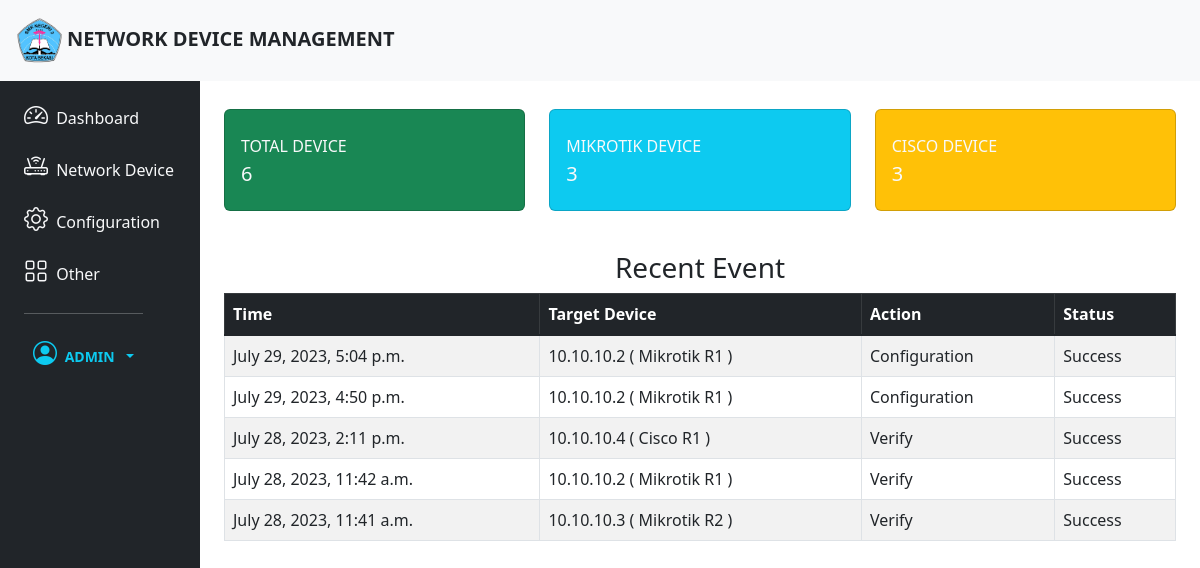
The app's page / (signed in), older data.
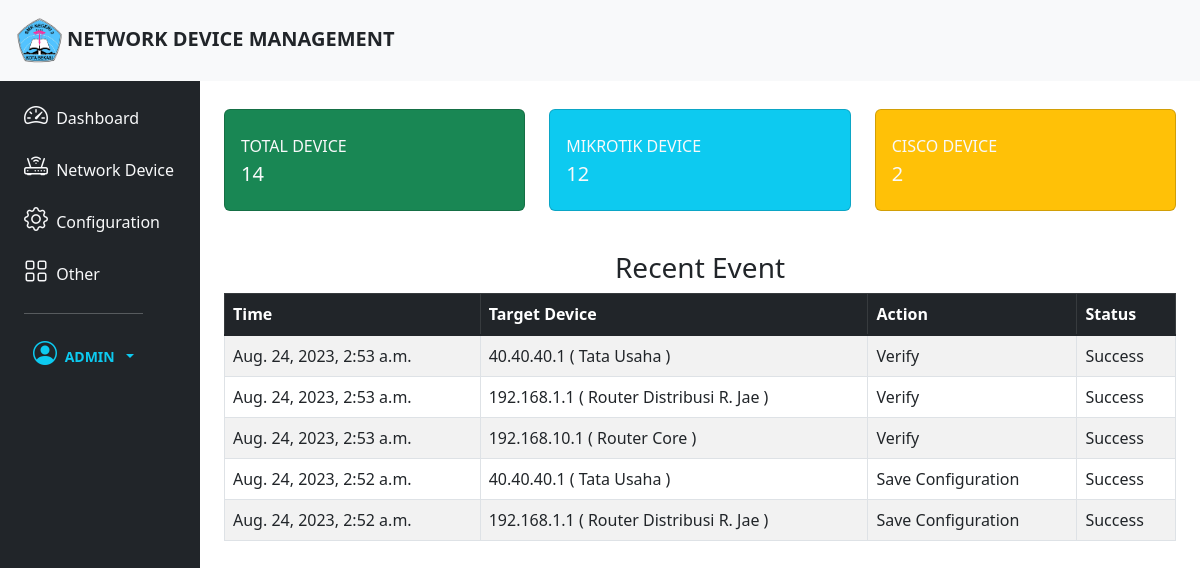
The same page, newer data.
### NetworkManager/models.py (models this page shows, shortened)
class Log(models.Model):
    target = models.CharField(max_length=255)
    action = models.CharField(max_length=255)
    status = models.CharField(max_length=255)
    time = models.DateTimeField(null=True)
    message = models.CharField(max_length=255, blank=True)

### NetworkManager/views.py (the view)
# urls.py: 2. Add a URL to urlpatterns:  path('', views.home, name='home')
@login_required
def home(request):
    all_devices = Device.objects.all()
    cisco_device = Device.objects.filter(vendor='cisco')
    mikrotik_device = Device.objects.filter(vendor='mikrotik')
    recent_event = Log.objects.all().order_by("-id")[:5]
    context = {
        'total_devices': len(all_devices),
        'cisco_device': len(cisco_device),
        'mikrotik_device': len(mikrotik_device),
        'recent_event': recent_event
    }
    return render(request, 'home.html', context)

### templates/home.html
{% extends 'base.html' %}
{% block content %}
<div class="col py-1">
    <div class="container">
        <div class="row">
            <div class="col-xl-4 col-md-4">
                <div class="card bg-success h-10 py-2 my-4">
                    <a href="{% url 'devices' %}" style="text-decoration:none;">
                        <div class="card-body">
                            <div class="row align-items-center">
                                <div class="text-xs text-light text-uppercase mb-1">Total Device
                                </div>
                                <div class="h5 mb-0 font-weight-bold text-light">{{ total_devices }}</div>
                            </div>
                        </div>
                    </a>
                </div>
            </div>
            <div class="col-xl-4 col-md-4">
                <div class="card bg-info h-10 py-2 my-4">
                    <a href="{% url 'devices' %}" style="text-decoration:none;">
                        <div class="card-body">
                            <div class="row align-items-center">
                                <div class="text-xs text-light text-uppercase mb-1">Mikrotik Device
                                </div>
                                <div class="h5 mb-0 font-weight-bold text-light">{{ mikrotik_device }}</div>
                            </div>
                        </div>
                    </a>
                </div>
            </div>
            <div class="col-xl-4 col-md-4">
                <div class="card bg-warning h-10 py-2 my-4">
                    <a href="{% url 'devices' %}" style="text-decoration:none;">
                        <div class="card-body">
                            <div class="row align-items-center">
                                <div class="text-xs text-light text-uppercase mb-1">Cisco Device
                                </div>
                                <div class="h5 mb-0 font-weight-bold text-light">{{ cisco_device }}</div>
                            </div>
                        </div>
                    </a>
                </div>
            </div>
        </div>
        <div class="row">
            <h3 class="text-center mt-3">Recent Event</h3>
            <div class="container table-responsive" >
                <table class="table table-striped table-bordered table-hover">
                    <thead class="table-dark">
                        <tr>
                            <th scope="col">Time</th>
                            <th scope="col">Target Device</th>
                            <th scope="col">Action</th>
                            <th scope="col">Status</th>
                        </tr>
                    </thead>
                    <tbody class="table-group-divider">
                        {% for log in recent_event %}
                        <tr>
                            <td>{{log.time}}</td>
                            <td>{{log.target}}</td>
                            <td>{{log.action}}</td>
                            <td>{{log.status}}</td>
                        </tr>
                        {% endfor %}
                    </tbody>
                </table>
            </div>
        </div>
    </div>
</div>
{% endblock content %}

### templates/base.html (shortened to what this page needs)
<!DOCTYPE html>
<html lang="en">
<head>
    {% load static %}
    <link rel="stylesheet" href="{% static 'bootstrap-5.3.0-dist/css/bootstrap.min.css' %}">
    <link rel="stylesheet" href="{% static 'bootstrap-icons-1.10.5/font/bootstrap-icons.min.css' %}">
    <link rel="stylesheet" href="{% static 'DataTables/datatables.min.css' %}"/>
</head>
<body>
    <header>
        <nav class="navbar bg-light ">
            <div class="container-fluid">
                <a class="navbar-brand text-uppercase fw-bold text-dark" href="{% url 'home' %}" id="navbar">
                    <img src="{% static 'img/SMKN3Bekasi.png' %}" alt="Logo" width="55" height="55"
                        class="d-inline-block align-text-center p-1">Network Device Management
                </a>
            </div>
        </nav>
    </header>
    <section>
        <div class="container-fluid">
            <div class="row">
                <div class="container-fluid">
                    <div class="row flex-nowrap">
                        <div class="col-auto col-md-3 col-xl-2 px-sm-2 px-0 bg-dark">
                            <div
                                class="d-flex flex-column align-items-center align-items-sm-start px-3 pt-2 text-dark min-vh-100">
                                <ul class="nav nav-pills flex-column mb-sm-auto mb-0 align-items-center align-items-sm-start" id="menu">
                                    <li class="nav-item">
                                        <a href="{% url 'home' %}" class="nav-link align-middle px-0 text-light">
                                            <i class="fs-4 bi-speedometer2"></i> <span class="ms-1 d-none d-sm-inline ">Dashboard</span>
                                        </a>
                                    </li>
                                    <li>
                                        <a href="#submenu1" data-bs-toggle="collapse" class="nav-link px-0 align-middle text-light">
                                            <i class="fs-4 bi bi-router"></i> <span class="ms-1 d-none d-sm-inline">Network Device</span> </a>
                                    </li>
                                    <li>
                                        <a href="#submenu2" data-bs-toggle="collapse" class="nav-link px-0 align-middle text-light">
                                            <i class="fs-4 bi-gear"></i> <span class="ms-1 d-none d-sm-inline">Configuration</span></a>
                                    </li>
                                    <li>
                                        <a href="#submenu3" data-bs-toggle="collapse" class="nav-link px-0 align-middle text-light">
                                            <i class="fs-4 bi-grid"></i> <span class="ms-1 d-none d-sm-inline">Other</span></a>
                                    </li>
                                    <li>
                                        <div class="dropdown">
                                            <hr class="text-light">
                                            <button href="#"
                                                class="btn btn-sm btn-close-white text-info dropdown-toggle"
                                                id="dropdownUser1" data-bs-toggle="dropdown" aria-expanded="false">
                                                <i class="fs-4 bi bi-person-circle"></i>
                                                <span class="d-none d-sm-inline mx-1 text-uppercase fw-bold">{{request.user.username}}</span>
                                            </button>
                                        </div>
                                    </li>
                                </ul>
                            </div>
                        </div>
                        {% block content %}
                        {% endblock %}
                    </div>
                </div>
            </div>
        </div>
    </section>
</body>
</html>

Row changes from the older to the newer data that the page shows:
removed Log: time "July 29, 2023, 5:04 p.m.", target "10.10.10.2 ( Mikrotik R1 )", action "Configuration", status "Success"
removed Log: time "July 29, 2023, 4:50 p.m.", target "10.10.10.2 ( Mikrotik R1 )", action "Configuration", status "Success"
removed Log: time "July 28, 2023, 2:11 p.m.", target "10.10.10.4 ( Cisco R1 )", action "Verify", status "Success"
removed Log: time "July 28, 2023, 11:42 a.m.", target "10.10.10.2 ( Mikrotik R1 )", action "Verify", status "Success"
removed Log: time "July 28, 2023, 11:41 a.m.", target "10.10.10.3 ( Mikrotik R2 )", action "Verify", status "Success"
added Log: time "Aug. 24, 2023, 2:53 a.m.", target "40.40.40.1 ( Tata Usaha )", action "Verify", status "Success"
added Log: time "Aug. 24, 2023, 2:53 a.m.", target "192.168.1.1 ( Router Distribusi R. Jae )", action "Verify", status "Success"
added Log: time "Aug. 24, 2023, 2:53 a.m.", target "192.168.10.1 ( Router Core )", action "Verify", status "Success"
added Log: time "Aug. 24, 2023, 2:52 a.m.", target "40.40.40.1 ( Tata Usaha )", action "Save Configuration", status "Success"
added Log: time "Aug. 24, 2023, 2:52 a.m.", target "192.168.1.1 ( Router Distribusi R. Jae )", action "Save Configuration", status "Success"
Text that changed along with them:
{{ total_devices }}: "6" → "14"
{{ mikrotik_device }}: "3" → "12"
{{ cisco_device }}: "3" → "2"
